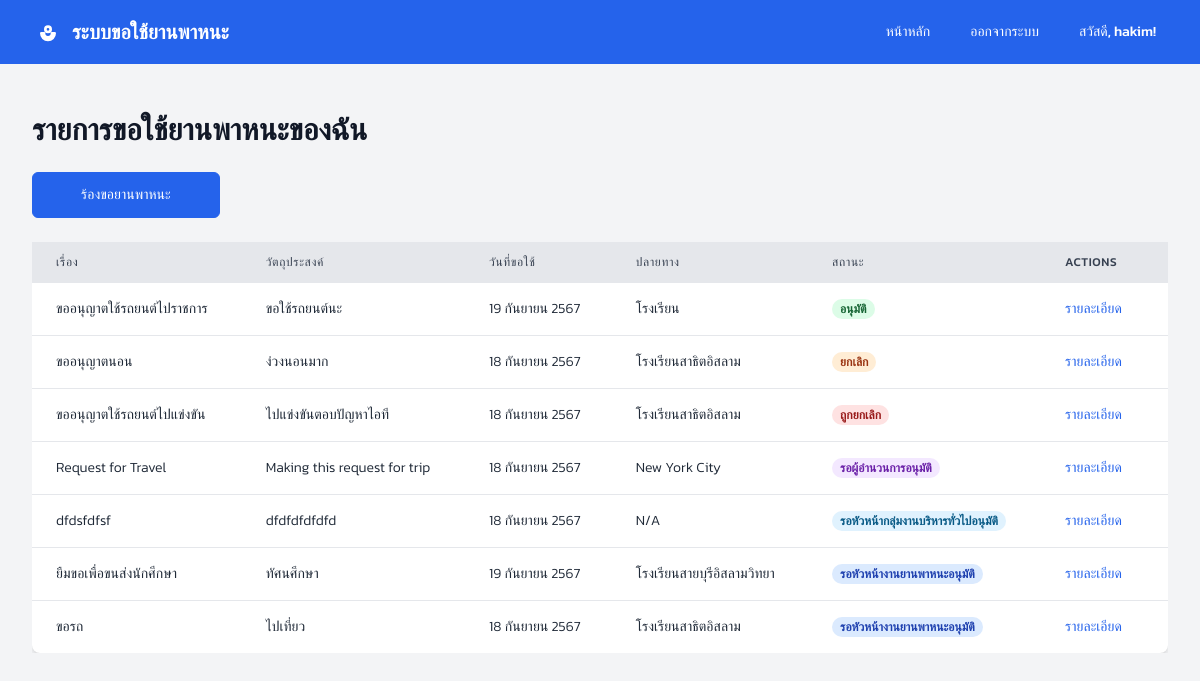
/ (signed in), run on the app's committed database.
### tables this page shows
CREATE TABLE `carrequests` (
  `id` int(11) NOT NULL,
  `title` varchar(255) NOT NULL,
  `first_name` varchar(255) NOT NULL,
  `last_name` varchar(255) NOT NULL,
  `position` varchar(255) NOT NULL,
  `user_id` int(11) NOT NULL,
  `car_id` int(11) DEFAULT NULL,
  `purpose` text NOT NULL,
  `request_date` date NOT NULL,
  `destination` text DEFAULT NULL,
  `subdistrict` varchar(255) DEFAULT NULL,
  `district` varchar(255) DEFAULT NULL,
  `province` varchar(255) DEFAULT NULL,
  `departure_time` timestamp NULL DEFAULT NULL,
  `return_time` timestamp NULL DEFAULT NULL,
  `manday` int(11) DEFAULT NULL,
  `driver_name` varchar(255) DEFAULT NULL,
  `oil_expense` decimal(5,2) DEFAULT NULL,
  `total_distance` decimal(6,2) DEFAULT NULL,
  `remarks` text DEFAULT NULL,
  `status_id` int(11) DEFAULT NULL,
  `created_at` timestamp NOT NULL DEFAULT current_timestamp(),
  `updated_at` timestamp NOT NULL DEFAULT current_timestamp() ON UPDATE current_timestamp(),
  `company` varchar(255) DEFAULT NULL
);

### index.php (the view, shortened to what this page needs)
<?php
require_once 'config/connect.php';
$user_role = $_SESSION['role'] ?? 'Staff';
if ($user_role === 'Staff') {
    $sql = "
        SELECT
            cr.id,
            cr.title,
            cr.purpose,
            cr.request_date,
            cr.destination,
            rs.name AS status_name
        FROM
            carrequests cr
        INNER JOIN
            requeststatus rs ON cr.status_id = rs.id
        WHERE
            cr.user_id = :user_id
        ORDER BY
            cr.created_at DESC
    ";
    $stmt = $conn->prepare($sql);
    $stmt->execute(['user_id' => $_SESSION['user_id']]);
}
$car_requests = $stmt->fetchAll(PDO::FETCH_ASSOC);
?>
<!DOCTYPE html>
<html lang="en">
<head>
	<?php include "includes/font.php"; ?>
	<script src="https://cdn.tailwindcss.com?plugins=forms"></script>
</head>
<body class="bg-gray-100">
	<?php include "includes/nav.php"; ?>
	<section class="py-12">
		<div class="max-w-7xl mx-auto px-4 sm:px-6 lg:px-8">
			<h2 class="text-3xl font-bold text-gray-900 mb-6">รายการขอใช้ยานพาหนะของฉัน</h2>
			<?php if ($user_role === 'Staff'): ?>
			<div class="mb-6">
				<a href="requestcar.php"
					class="inline-block shrink-0 rounded-md border border-blue-600 bg-blue-600 px-12 py-3 text-sm font-medium text-white transition hover:bg-transparent hover:text-blue-600 focus:outline-none focus:ring active:text-blue-500">
					ร้องขอยานพาหนะ
				</a>
			</div>
			<?php endif; ?>
			<?php if (count($car_requests) > 0): ?>
			<div class="overflow-x-auto">
				<table class="min-w-full bg-white shadow-md rounded-lg">
					<thead>
						<tr>
							<th
								class="py-3 px-6 bg-gray-200 text-left text-xs font-medium text-gray-700 uppercase tracking-wider">
								เรื่อง</th>
							<th
								class="py-3 px-6 bg-gray-200 text-left text-xs font-medium text-gray-700 uppercase tracking-wider">
								วัตถุประสงค์</th>
							<th
								class="py-3 px-6 bg-gray-200 text-left text-xs font-medium text-gray-700 uppercase tracking-wider">
								วันที่ขอใช้</th>
							<th
								class="py-3 px-6 bg-gray-200 text-left text-xs font-medium text-gray-700 uppercase tracking-wider">
								ปลายทาง</th>
							<th
								class="py-3 px-6 bg-gray-200 text-left text-xs font-medium text-gray-700 uppercase tracking-wider">
								สถานะ</th>
							<th
								class="py-3 px-6 bg-gray-200 text-left text-xs font-medium text-gray-700 uppercase tracking-wider">
								Actions
							</th>
						</tr>
					</thead>
					<tbody>
						<?php foreach ($car_requests as $request): ?>
						<tr class="border-t">
							<td class="py-4 px-6 text-sm text-gray-800">
								<?php echo htmlspecialchars($request['title']); ?></td>
							<td class="py-4 px-6 text-sm text-gray-800">
								<?php echo htmlspecialchars($request['purpose']); ?></td>
							<td class="py-4 px-6 text-sm text-gray-800">
								<?php
                                $thai_months = [
                                    1 => 'มกราคม', 'กุมภาพันธ์', 'มีนาคม', 'เมษายน', 'พฤษภาคม', 'มิถุนายน',
                                    'กรกฎาคม', 'สิงหาคม', 'กันยายน', 'ตุลาคม', 'พฤศจิกายน', 'ธันวาคม'
                                ];
                                $date = new DateTime($request['request_date']);
                                $day = $date->format('j');
                                $month = (int)$date->format('n');
                                $year = $date->format('Y');
                                $year_be = $year + 543;
                                $formatted_date = "{$day} {$thai_months[$month]} {$year_be}";
                                echo htmlspecialchars($formatted_date);
                                ?>
							</td>
							<td class="py-4 px-6 text-sm text-gray-800">
								<?php
                                echo htmlspecialchars($request['destination'] ?? 'N/A');
                                ?></td>
							<td class="py-4 px-6 text-sm text-gray-800">
								<?php
                                            switch (strtolower($request['status_name'])) {
                                                case 'head assigned':
                                                    echo "<span class='px-2 inline-flex text-xs leading-5 font-semibold rounded-full bg-blue-100 text-blue-800'>รอหัวหน้างานยานพาหนะอนุมัติ</span>";
                                                    break;
                                                case 'supervisor approved':
                                                    echo "<span class='px-2 inline-flex text-xs leading-5 font-semibold rounded-full bg-sky-100 text-sky-800'>รอหัวหน้ากลุ่มงานบริหารทั่วไปอนุมัติ</span>";
                                                    break;
                                                case 'director approved':
                                                    echo "<span class='px-2 inline-flex text-xs leading-5 font-semibold rounded-full bg-purple-100 text-purple-800'>รอผู้อำนวนการอนุมัติ</span>";
                                                    break;
                                                case 'approved':
                                                    echo "<span class='px-2 inline-flex text-xs leading-5 font-semibold rounded-full bg-green-100 text-green-800'>อนุมัติ</span>";
                                                    break;
                                                case 'cancelled':
                                                    echo "<span class='px-2 inline-flex text-xs leading-5 font-semibold rounded-full bg-orange-100 text-orange-800'>ยกเลิก</span>";
                                                    break;
                                                case 'rejected':
                                                    echo "<span class='px-2 inline-flex text-xs leading-5 font-semibold rounded-full bg-red-100 text-red-800'>ถูกยกเลิก</span>";
                                                    break;
                                            }
                                        ?>
							</td>
							<?php if ($user_role === 'Staff'): ?>
							<td class="py-4 px-6 text-sm">
								<a href="view_request.php?id=<?php echo urlencode($request['id']); ?>"
									class="text-blue-600 hover:text-blue-900 mr-4">รายละเอียด</a>
							</td>
							<?php endif; ?>
							<?php endforeach; ?>
					</tbody>
				</table>
			</div>
			<?php else: ?>
			<p class="text-gray-700">No car rental requests found.</p>
			<?php endif; ?>
		</div>
	</section>
</body>
</html>

### data on the page
carrequests: title "ขออนุญาตใช้รถยนต์ไปราชการ", purpose "ขอใช้รถยนต์นะ", request_date "19 กันยายน 2567", destination "โรงเรียน", shows "อนุมัติ"
carrequests: title "ขออนุญาตนอน", purpose "ง่วงนอนมาก", request_date "18 กันยายน 2567", destination "โรงเรียนสาธิตอิสลาม", shows "ยกเลิก"
carrequests: title "ขออนุญาตใช้รถยนต์ไปแข่งขัน", purpose "ไปแข่งขันตอบปัญหาไอที", request_date "18 กันยายน 2567", destination "โรงเรียนสาธิตอิสลาม", shows "ถูกยกเลิก"
carrequests: title "Request for Travel", purpose "Making this request for trip", request_date "18 กันยายน 2567", destination "New York City", shows "รอผู้อำนวนการอนุมัติ"
carrequests: title "dfdsfdfsf", purpose "dfdfdfdfdfd", request_date "18 กันยายน 2567", destination "N/A", shows "รอหัวหน้ากลุ่มงานบริหารทั่วไปอนุมัติ"
carrequests: title "ยืมขอเพื่อขนส่งนักศีกษา", purpose "ทัศนศึกษา", request_date "19 กันยายน 2567", destination "โรงเรียนสายบุรีอิสลามวิทยา", shows "รอหัวหน้างานยานพาหนะอนุมัติ"
carrequests: title "ขอรถ", purpose "ไปเที่ยว", request_date "18 กันยายน 2567", destination "โรงเรียนสาธิตอิสลาม", shows "รอหัวหน้างานยานพาหนะอนุมัติ"

### other printed values
$username "hakim"
